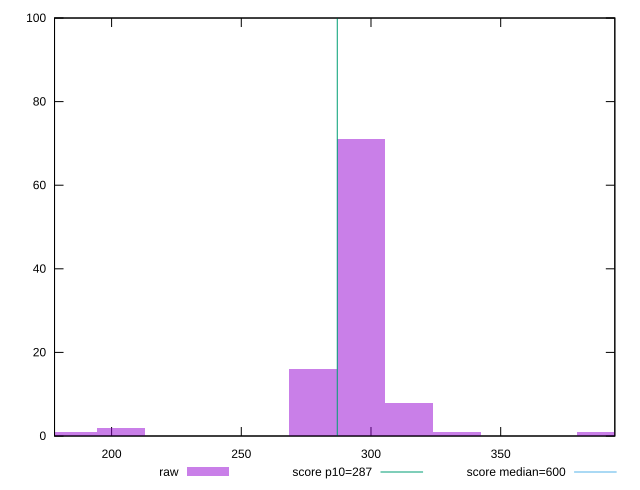

The gnuplot source for this figure:
reset

$raw <<EOF
203.57583006922377 2
314.617191925164 8
277.6034046398506 16
296.1102982825073 71
333.1240855678207 1
388.6447664957908 1
185.06893642656706 1
EOF

set key outside below
set boxwidth 18.506893642656706
set xrange [178:393.9999999999982]
set yrange [0:100]
set trange [0:100]
set style fill transparent solid 0.5 noborder

set parametric
set terminal svg size 640, 490 enhanced background rgb 'white'
set output "reprap/total-blocking-time/samples/pages/raw/histogram.svg"

plot $raw title "raw" with boxes, \
     287,t title "score p10=287", \
     600,t title "score median=600"

reset
